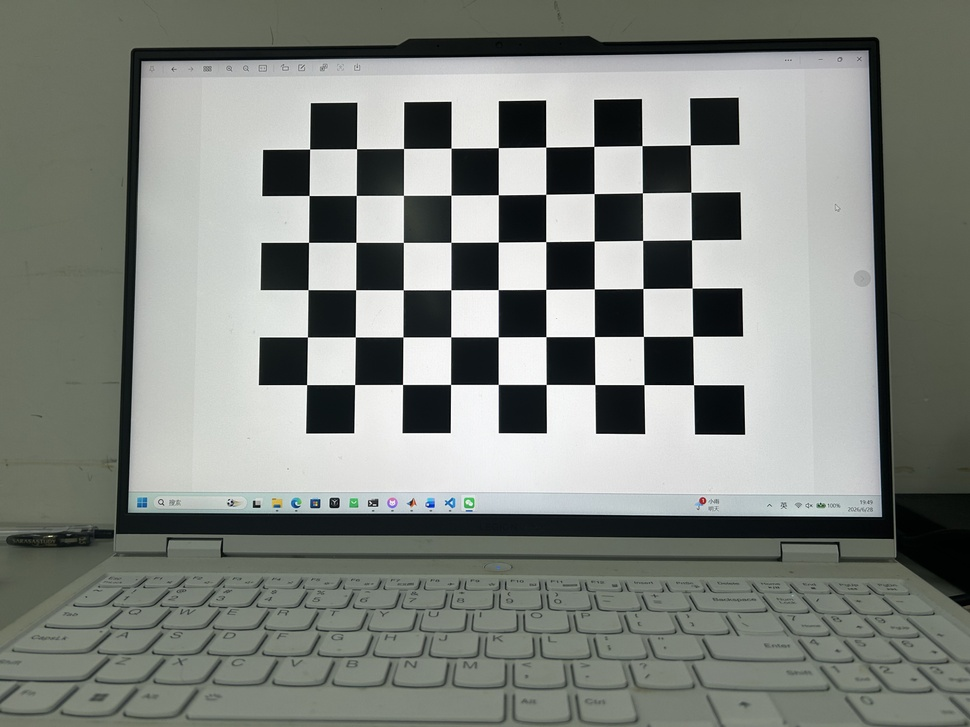
#> input picture work14/images/images10.jpg, 970 x 727 px, shrunk from 4032 x 3024 before the run; its folder holds only this picture in this run
$ python calibrate.py
#> lines starting #> are read from the running program, lines starting #| are printed output that depends on the picture; after the words box and inside, x2 and y2 are one past the last pixel; in counts of white or black regions, pixels touching at a corner belong together; long printed decimals are rounded
import cv2
import numpy as np
import glob
import os
import matplotlib.pyplot as plt


# =========================
# 1. 参数设置
# =========================

# 棋盘格内角点数量：列数 × 行数
# 作业推荐为 9 × 6
CHECKERBOARD = (9, 6)

# 方格真实边长，单位 mm
# 按你的实际棋盘格填写，例如 25.0 或 30.0
SQUARE_SIZE = 22.0

# 图片文件夹
IMAGE_DIR = "images"

# 输出文件夹
OUTPUT_DIR = "output"
os.makedirs(OUTPUT_DIR, exist_ok=True)


# =========================
# 2. 准备三维世界坐标点
# =========================

cols, rows = CHECKERBOARD

# objp 的形状为 54 × 3
# 每个点是棋盘格坐标系下的三维点，Z = 0
objp = np.zeros((rows * cols, 3), np.float32)
objp[:, :2] = np.mgrid[0:cols, 0:rows].T.reshape(-1, 2)

# 乘以真实方格边长，得到真实物理坐标，单位 mm
objp = objp * SQUARE_SIZE

# 存储所有图片的三维点和二维角点
objpoints = []  # 3D points in real world space
imgpoints = []  # 2D points in image plane

# 亚像素角点优化终止条件
criteria = (
    cv2.TERM_CRITERIA_EPS + cv2.TERM_CRITERIA_MAX_ITER,
    30,
    0.001
)


# =========================
# 3. 读取所有图片
# =========================

image_paths = []
for ext in ["*.jpg", "*.jpeg", "*.png", "*.bmp"]:
    image_paths.extend(glob.glob(os.path.join(IMAGE_DIR, ext)))

image_paths = sorted(image_paths)

if len(image_paths) == 0:
    print("错误：images 文件夹中没有找到图片。")
    exit()

print(f"共读取到 {len(image_paths)} 张图片。")


# =========================
# 4. 检测棋盘格角点
# =========================

valid_images = []
image_size = None

for idx, fname in enumerate(image_paths):
    img = cv2.imread(fname)
#> img is the input picture: shape (727, 970, 3); mean B, G, R 126.1, 131.8, 127.6

    if img is None:
        print(f"无法读取图片：{fname}")
        continue

    gray = cv2.cvtColor(img, cv2.COLOR_BGR2GRAY)
    image_size = gray.shape[::-1]  # width, height
#> image_size = (970, 727)

    # 检测棋盘格角点
    ret, corners = cv2.findChessboardCorners(
        gray,
        CHECKERBOARD,
        cv2.CALIB_CB_ADAPTIVE_THRESH
        + cv2.CALIB_CB_NORMALIZE_IMAGE
        + cv2.CALIB_CB_FAST_CHECK
    )
#> ret = True; corners = 54 rows, first 8: [693.5, 384.7], [644, 384.6], [594.8, 384.5], [546.2, 384.5], [498.2, 384.4], [450.5, 384.4], [402.5, 384.4], [354.6, 384.6]

    if ret:
        objpoints.append(objp)

        # 亚像素精度优化
        corners_subpix = cv2.cornerSubPix(
            gray,
            corners,
            (11, 11),
            (-1, -1),
            criteria
        )
#> corners_subpix = 54 rows, first 8: [693.6, 384.7], [644, 384.6], [594.8, 384.5], [546.2, 384.5], [498.3, 384.4], [450.6, 384.4], [402.6, 384.5], [354.6, 384.5]

        imgpoints.append(corners_subpix)
        valid_images.append(fname)

        # 绘制角点检测结果
        corner_img = img.copy()
        cv2.drawChessboardCorners(
            corner_img,
            CHECKERBOARD,
            corners_subpix,
            ret
        )
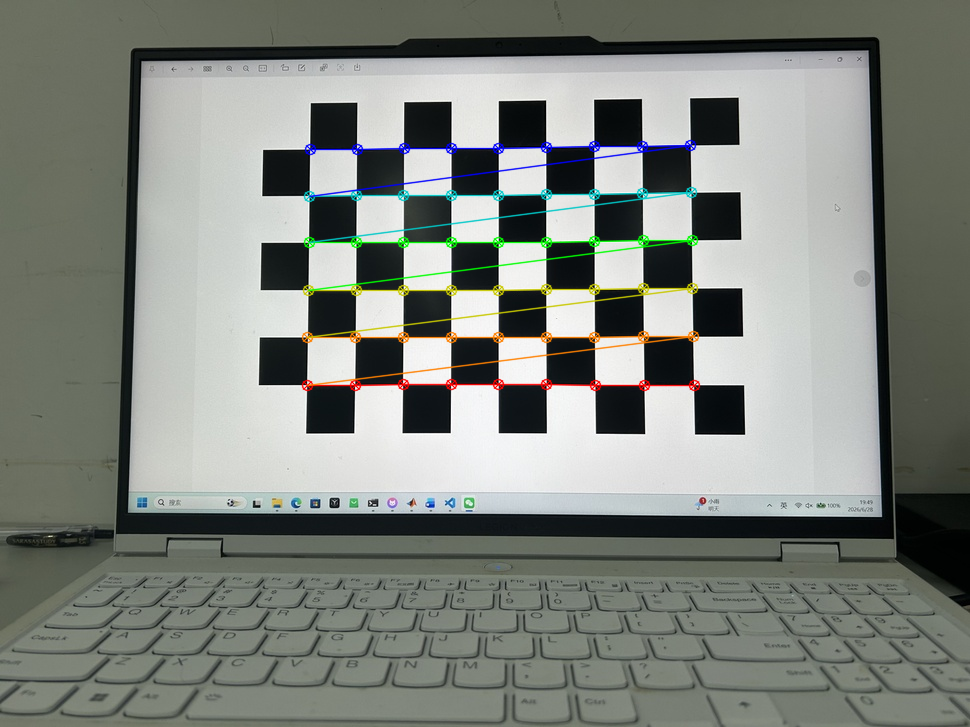
#> corner_img: shape (727, 970, 3); 2.39% of pixels changed, all inside (x1, y1, x2, y2) = (301, 139, 701, 392)

        save_name = os.path.join(
            OUTPUT_DIR,
            f"corners_{idx + 1:02d}.jpg"
        )
        cv2.imwrite(save_name, corner_img)

        print(f"[成功] 检测到角点：{fname}")

    else:
        print(f"[失败] 未检测到角点：{fname}")


print("\n==============================")
print(f"有效标定图片数量：{len(valid_images)}")
print("==============================\n")

if len(valid_images) < 10:
    print("警告：有效图片数量较少，建议至少 15 张，且姿态要丰富。")


# =========================
# 5. 相机标定
# =========================

if len(objpoints) == 0:
    print("错误：没有任何图片检测到棋盘格角点，无法标定。")
    exit()

ret, camera_matrix, dist_coeffs, rvecs, tvecs = cv2.calibrateCamera(
    objpoints,
    imgpoints,
    image_size,
    None,
    None
)
#> ret = 0.119; camera_matrix = [[676.5, 0, 490.6], [0, 674.7, 350], [0, 0, 1]]; dist_coeffs = [[0.253, -1.64, -0.00299, -0.000453, 3.78]]; rvecs = ([-0.0511, -0.0928, -3.14],); tvecs = ([91.43, 15.77, 308.4],)

print("相机标定完成。")
print("\n相机内参矩阵 K：")
print(camera_matrix)
#| [[676.503   0.         490.648]
#|  [  0.         674.724  349.992  ]
#|  [  0.           0.           1.        ]]

print("\n畸变参数 D = [k1, k2, p1, p2, k3]：")
print(dist_coeffs.ravel())
#| [ 2.53229791e-01 -1.63524005e+00 -2.98645391e-03 -4.53287395e-04
#|   3.78197052e+00]


# =========================
# 6. 计算平均重投影误差
# =========================

total_error = 0

for i in range(len(objpoints)):
    imgpoints_projected, _ = cv2.projectPoints(
        objpoints[i],
        rvecs[i],
        tvecs[i],
        camera_matrix,
        dist_coeffs
    )

    error = cv2.norm(
        imgpoints[i],
        imgpoints_projected,
        cv2.NORM_L2
    ) / len(imgpoints_projected)

    total_error += error
#> this loop made 1 pass
#> (error, total_error) on pass 1: (0.0162, 0.0162)
#> after the loop, total_error = 0.0162

mean_error = total_error / len(objpoints)
#> mean_error = 0.0162

print("\n平均重投影误差：")
print(f"{mean_error:.4f} pixels")
#| 0.0162 pixels


# =========================
# 7. 保存标定结果
# =========================

result_txt = os.path.join(OUTPUT_DIR, "calibration_results.txt")

with open(result_txt, "w", encoding="utf-8") as f:
    f.write("Camera Calibration Results\n")
    f.write("==========================\n\n")

    f.write(f"Checkerboard inner corners: {CHECKERBOARD[0]} x {CHECKERBOARD[1]}\n")
    f.write(f"Square size: {SQUARE_SIZE} mm\n")
    f.write(f"Image size: {image_size[0]} x {image_size[1]}\n")
    f.write(f"Valid images: {len(valid_images)}\n\n")

    f.write("Camera matrix K:\n")
    f.write(str(camera_matrix))
    f.write("\n\n")

    f.write("Distortion coefficients D = [k1, k2, p1, p2, k3]:\n")
    f.write(str(dist_coeffs.ravel()))
    f.write("\n\n")

    f.write(f"Mean reprojection error: {mean_error:.4f} pixels\n\n")

    f.write("Valid images:\n")
    for img_name in valid_images:
        f.write(img_name + "\n")

np.savez(
    os.path.join(OUTPUT_DIR, "calibration_data.npz"),
    camera_matrix=camera_matrix,
    dist_coeffs=dist_coeffs,
    rvecs=rvecs,
    tvecs=tvecs,
    mean_error=mean_error
)

print(f"\n标定结果已保存到：{result_txt}")


# =========================
# 8. 去畸变处理
# =========================

test_img_path = valid_images[0]
img = cv2.imread(test_img_path)
h, w = img.shape[:2]
#> h = 727; w = 970

new_camera_matrix, roi = cv2.getOptimalNewCameraMatrix(
    camera_matrix,
    dist_coeffs,
    (w, h),
    1,
    (w, h)
)
#> new_camera_matrix = [[758.7, 0, 485.2], [0, 691.7, 349.9], [0, 0, 1]]; roi = (230, 167, 520, 363)

undistorted = cv2.undistort(
    img,
    camera_matrix,
    dist_coeffs,
    None,
    new_camera_matrix
)
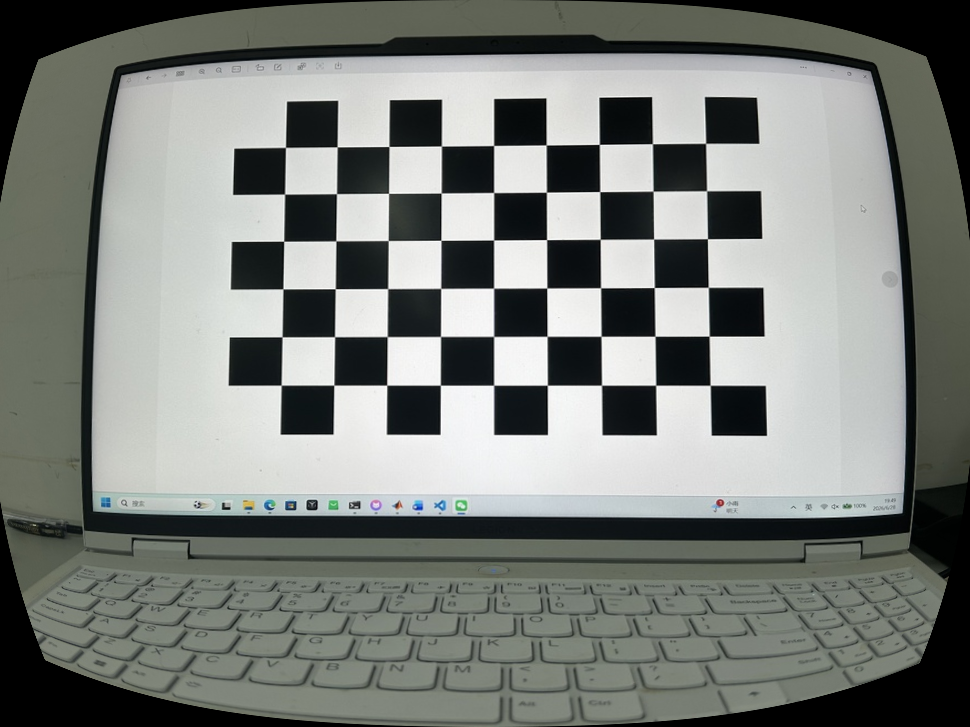
#> undistorted: shape (727, 970, 3); mean B, G, R 121.9, 126.4, 122.6

# 保存去畸变图
cv2.imwrite(os.path.join(OUTPUT_DIR, "original.jpg"), img)
cv2.imwrite(os.path.join(OUTPUT_DIR, "undistorted.jpg"), undistorted)

# 拼接原图和去畸变图，方便写报告
comparison = np.hstack((img, undistorted))
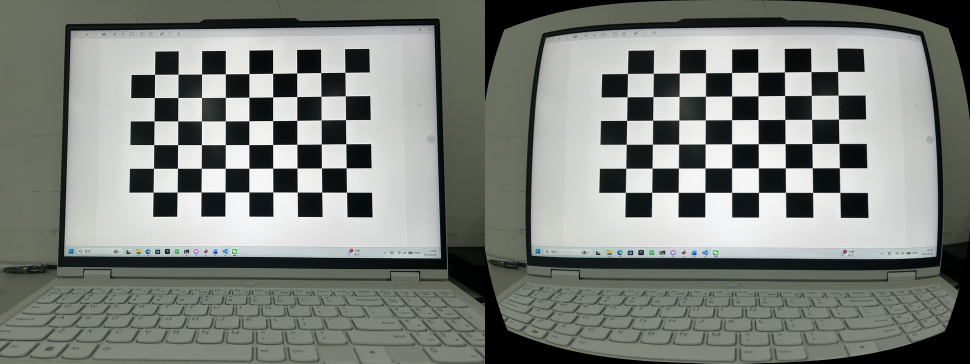
#> comparison: shape (727, 1940, 3) (shown at 1/2 size); mean B, G, R 124, 129.1, 125.1
cv2.imwrite(os.path.join(OUTPUT_DIR, "comparison.jpg"), comparison)

print("去畸变图像已保存：")
print("output/original.jpg")
print("output/undistorted.jpg")
print("output/comparison.jpg")


# =========================
# 9. 使用 matplotlib 保存对比图
# =========================

img_rgb = cv2.cvtColor(img, cv2.COLOR_BGR2RGB)
undistorted_rgb = cv2.cvtColor(undistorted, cv2.COLOR_BGR2RGB)

plt.figure(figsize=(12, 5))

plt.subplot(1, 2, 1)
plt.imshow(img_rgb)
plt.title("Original Image")
plt.axis("off")

plt.subplot(1, 2, 2)
plt.imshow(undistorted_rgb)
plt.title("Undistorted Image")
plt.axis("off")

plt.tight_layout()
plt.savefig(os.path.join(OUTPUT_DIR, "undistortion_comparison.png"), dpi=300)
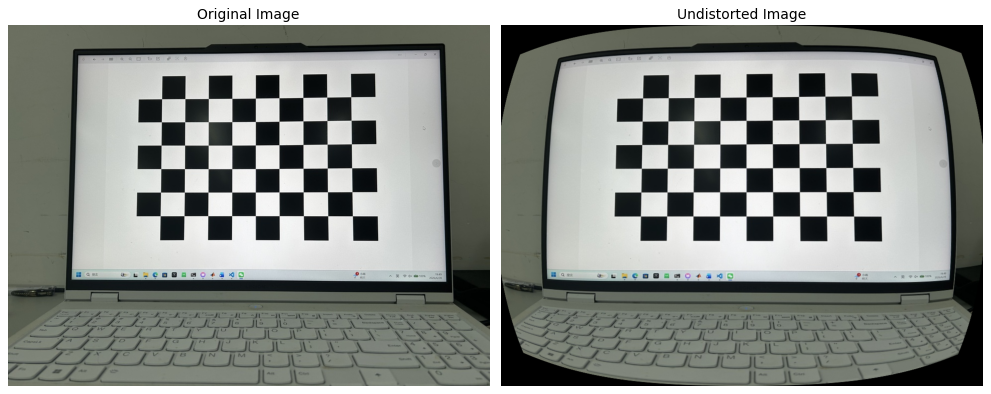
#> figure drawn by matplotlib, 2 panels
plt.close()

print("matplotlib 对比图已保存：output/undistortion_comparison.png")
